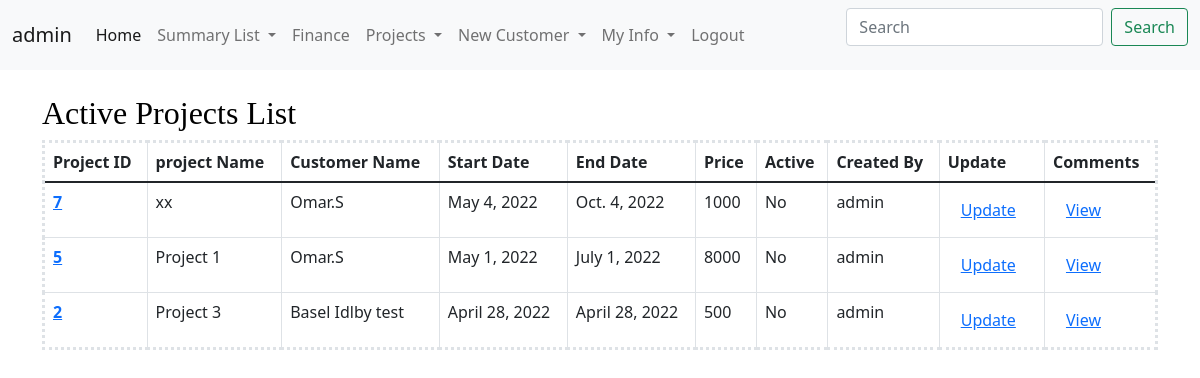
Screenshot of /ProjectsHistoryList (signed in) with the database file from the repository.
### CRM/models.py (models this page shows, shortened)
class ProjectInfoModel(models.Model):
    projectId = models.AutoField(primary_key=True)
    projectName = models.CharField(max_length=100 , unique=True)
    projectDesc =  models.CharField(max_length=300)
    startDate = models.DateField(default= datetime.now)
    endDate = models.DateField(blank=True, null=True)
    price = models.IntegerField()
    active = models.BooleanField(default=True)
    createdBy = models.ForeignKey(User, on_delete=models.CASCADE)
    GA1 = models.CharField(max_length=100 , blank=True, null=True)
    GA2 = models.CharField(max_length=100 , blank=True, null=True)
    GB1 = models.BooleanField(default=False , blank=True, null=True)
    GB2 = models.BooleanField(default=False , blank=True, null=True)
    GD1 = models.DateField(blank=True, null=True)
    GD2 = models.DateField(blank=True, null=True)

### CRM/views.py (the view)
# urls.py: path('ProjectsHistoryList',views.ProjectsHistoryList,name='ProjectsHistoryList'),
@login_required
def ProjectsHistoryList(request):
    projectListQuery = assignProjectModel.objects.select_related('projectId_id').values_list('projectId__projectId','projectId__projectName','customerId__customerName','projectId__startDate','projectId__endDate','projectId__price','projectId__active','projectId__createdBy__username','userLogin').filter(projectId__active=False).order_by('-projectId_id')
    context = {'projectListQuery':projectListQuery}
    return render(request,'CRM/projectHistoryList.html',context)

### CRM/templates/CRM/projectHistoryList.html (shortened to what this page needs)
{% include 'CRM/base.html' %}
{% include 'CRM/navbar.html' %}
{% block content %}
<div class="container-lg">
    <h2 style="color: rgb(0, 0, 0); font-family: Georgia, 'Times New Roman', Times, serif; "> Active Projects List</h2>
<table style="border-style: dotted;" class="table table-bordered">
    <thead>
      <tr>
        <th scope="col">Project ID</th>
        <th scope="col">project Name</th>
        <th scope="col">Customer Name</th>
        <th scope="col">Start Date</th>
        <th scope="col">End Date</th>
        <th scope="col">Price</th>
        <th scope="col">Active</th>
        <th scope="col">Created By</th>
        <th scope="col">Update</th>
        <th scope="col">Comments</th>
      </tr>
    </thead>
    <tbody>
      <tr>
          {% for x in projectListQuery %}
        <th scope="row" ><a href="/customerProfile/{{x.0}}">{{x.0}}</a></th>
        <td>{{x.1}}</td>
        <td>{{x.2}}</td>
        <td>{{x.3}}</td>
        {% if x.4 == Null %} <td style="color: green; font-family: 'Courier New', Courier, monospace;">On Going</td> {% else %} <td>{{x.4}}</td> {% endif %}
        <td>{{x.5}}</td>
        {% if x.6 == True %} <td>Yes</td> {% else %} <td>No</td> {% endif %}
        <td>{{x.7}}</td>
        <td><button class="btn btn-secondery"><a href="/updateProject/{{x.0}}">Update</a></button></td>
        <td><button class="btn btn-secondery"><a href="/NewComment/{{x.0}}">View</a></button></td>
      </tr>
      {% endfor %}
    </tbody>
  </table>
</div>
{% endblock %}

### CRM/templates/CRM/navbar.html (shortened to what this page needs)
{% block content %}
<nav class="navbar navbar-expand-lg navbar-light bg-light">
    <div class="container-fluid">
      <a class="navbar-brand" href="#">{{user.get_username}}</a>
      <div class="collapse navbar-collapse" id="navbarScroll">
        <ul class="navbar-nav me-auto my-2 my-lg-0 navbar-nav-scroll" style="--bs-scroll-height: 100px;">
          {% if user.is_superuser %}
          <li class="nav-item">
            <a class="nav-link active" aria-current="page" href="{% url 'CRM:customerList' %}">Home</a>
          </li>
          <li class="nav-item dropdown">
            <a class="nav-link dropdown-toggle" href="#" id="navbarScrollingDropdown" role="button" data-bs-toggle="dropdown" aria-expanded="false">
              Summary List
            </a>
          </li>
          <li class="nav-item">
            <a class="nav-link" href="#">Finance</a>
          </li>
          <li class="nav-item dropdown">
            <a class="nav-link dropdown-toggle" href="#" id="navbarScrollingDropdown" role="button" data-bs-toggle="dropdown" aria-expanded="false">
              Projects
            </a>
          </li>
          <li class="nav-item dropdown">
            <a class="nav-link dropdown-toggle" href="#" id="navbarScrollingDropdown" role="button" data-bs-toggle="dropdown" aria-expanded="false">
              New Customer
            </a>
          </li>
          {% endif %}
          {% if user.is_authenticated %}
          <li class="nav-item dropdown">
            <a class="nav-link dropdown-toggle" href="#" id="navbarScrollingDropdown" role="button" data-bs-toggle="dropdown" aria-expanded="false">
              My Info
            </a>
          </li>
          {% endif %}
          {% if user.is_authenticated %}
          <li class="nav-item">
            <a class="nav-link" href="{% url 'logout' %}">Logout</a>
          </li>
          {% else %}
          <li class="nav-item"></li>
          <a class="nav-link" href="{% url 'login' %}">Login</a>
        </li>
          {% endif %}
        </ul>
        <form class="d-flex">
          <input class="form-control me-2" type="search" placeholder="Search" aria-label="Search">
          <button class="btn btn-outline-success" type="submit">Search</button>
        </form>
      </div>
    </div>
  </nav>
  {% endblock %}

### rows the page displays
ProjectInfoModel: projectId "7", x "xx", x "Omar.S", startDate "May 4, 2022", endDate "Oct. 4, 2022", price "1000", x "admin"
ProjectInfoModel: projectId "5", projectName "Project 1", x "Omar.S", startDate "May 1, 2022", endDate "July 1, 2022", price "8000", x "admin"
ProjectInfoModel: projectId "2", projectName "Project 3", x "Basel Idlby test", x "April 28, 2022", price "500", x "admin"

### other values shown
{{ user.get_username }} "admin"
